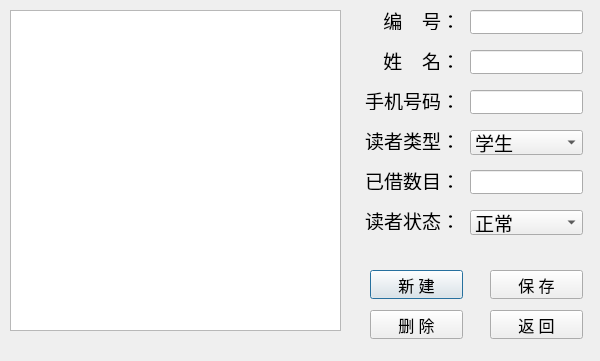
<?xml version="1.0" encoding="UTF-8"?>
<ui version="4.0">
 <class>ReaderAccountDialog</class>
 <widget class="QDialog" name="ReaderAccountDialog">
  <property name="geometry">
   <rect>
    <x>0</x>
    <y>0</y>
    <width>600</width>
    <height>361</height>
   </rect>
  </property>
  <property name="windowTitle">
   <string>Dialog</string>
  </property>
  <widget class="QLineEdit" name="id_edt">
   <property name="geometry">
    <rect>
     <x>470</x>
     <y>10</y>
     <width>113</width>
     <height>24</height>
    </rect>
   </property>
   <property name="font">
    <font>
     <family>思源黑体</family>
     <pointsize>14</pointsize>
    </font>
   </property>
   <property name="readOnly">
    <bool>true</bool>
   </property>
  </widget>
  <widget class="QLabel" name="id_lbl">
   <property name="geometry">
    <rect>
     <x>360</x>
     <y>10</y>
     <width>100</width>
     <height>20</height>
    </rect>
   </property>
   <property name="font">
    <font>
     <family>思源黑体</family>
     <pointsize>14</pointsize>
    </font>
   </property>
   <property name="text">
    <string>编    号：</string>
   </property>
   <property name="alignment">
    <set>Qt::AlignRight|Qt::AlignTrailing|Qt::AlignVCenter</set>
   </property>
  </widget>
  <widget class="QLabel" name="name_lbl">
   <property name="geometry">
    <rect>
     <x>360</x>
     <y>50</y>
     <width>100</width>
     <height>20</height>
    </rect>
   </property>
   <property name="font">
    <font>
     <family>思源黑体</family>
     <pointsize>14</pointsize>
    </font>
   </property>
   <property name="text">
    <string>姓    名：</string>
   </property>
   <property name="alignment">
    <set>Qt::AlignRight|Qt::AlignTrailing|Qt::AlignVCenter</set>
   </property>
  </widget>
  <widget class="QLabel" name="phone_lbl">
   <property name="geometry">
    <rect>
     <x>360</x>
     <y>90</y>
     <width>100</width>
     <height>20</height>
    </rect>
   </property>
   <property name="font">
    <font>
     <family>思源黑体</family>
     <pointsize>14</pointsize>
    </font>
   </property>
   <property name="text">
    <string>手机号码：</string>
   </property>
   <property name="alignment">
    <set>Qt::AlignRight|Qt::AlignTrailing|Qt::AlignVCenter</set>
   </property>
  </widget>
  <widget class="QLabel" name="type_lbl">
   <property name="geometry">
    <rect>
     <x>360</x>
     <y>130</y>
     <width>100</width>
     <height>20</height>
    </rect>
   </property>
   <property name="font">
    <font>
     <family>思源黑体</family>
     <pointsize>14</pointsize>
    </font>
   </property>
   <property name="text">
    <string>读者类型：</string>
   </property>
   <property name="alignment">
    <set>Qt::AlignRight|Qt::AlignTrailing|Qt::AlignVCenter</set>
   </property>
  </widget>
  <widget class="QLabel" name="stat_lbl">
   <property name="geometry">
    <rect>
     <x>360</x>
     <y>210</y>
     <width>100</width>
     <height>20</height>
    </rect>
   </property>
   <property name="font">
    <font>
     <family>思源黑体</family>
     <pointsize>14</pointsize>
    </font>
   </property>
   <property name="text">
    <string>读者状态：</string>
   </property>
   <property name="alignment">
    <set>Qt::AlignRight|Qt::AlignTrailing|Qt::AlignVCenter</set>
   </property>
  </widget>
  <widget class="QLabel" name="bowwow_num_lbl">
   <property name="geometry">
    <rect>
     <x>360</x>
     <y>170</y>
     <width>100</width>
     <height>20</height>
    </rect>
   </property>
   <property name="font">
    <font>
     <family>思源黑体</family>
     <pointsize>14</pointsize>
    </font>
   </property>
   <property name="text">
    <string>已借数目：</string>
   </property>
   <property name="alignment">
    <set>Qt::AlignRight|Qt::AlignTrailing|Qt::AlignVCenter</set>
   </property>
  </widget>
  <widget class="QLineEdit" name="name_edt">
   <property name="geometry">
    <rect>
     <x>470</x>
     <y>50</y>
     <width>113</width>
     <height>24</height>
    </rect>
   </property>
   <property name="font">
    <font>
     <family>思源黑体</family>
     <pointsize>14</pointsize>
    </font>
   </property>
  </widget>
  <widget class="QLineEdit" name="phone_edt">
   <property name="geometry">
    <rect>
     <x>470</x>
     <y>90</y>
     <width>113</width>
     <height>24</height>
    </rect>
   </property>
   <property name="font">
    <font>
     <family>思源黑体</family>
     <pointsize>14</pointsize>
    </font>
   </property>
  </widget>
  <widget class="QLineEdit" name="borrow_num_edt">
   <property name="geometry">
    <rect>
     <x>470</x>
     <y>170</y>
     <width>113</width>
     <height>24</height>
    </rect>
   </property>
   <property name="font">
    <font>
     <family>思源黑体</family>
     <pointsize>14</pointsize>
    </font>
   </property>
   <property name="readOnly">
    <bool>true</bool>
   </property>
  </widget>
  <widget class="QComboBox" name="type_cbox">
   <property name="geometry">
    <rect>
     <x>470</x>
     <y>130</y>
     <width>113</width>
     <height>25</height>
    </rect>
   </property>
   <property name="font">
    <font>
     <family>思源黑体</family>
     <pointsize>14</pointsize>
    </font>
   </property>
   <item>
    <property name="text">
     <string>学生</string>
    </property>
   </item>
   <item>
    <property name="text">
     <string>教师</string>
    </property>
   </item>
   <item>
    <property name="text">
     <string>外来</string>
    </property>
   </item>
  </widget>
  <widget class="QComboBox" name="stat_edt">
   <property name="geometry">
    <rect>
     <x>470</x>
     <y>210</y>
     <width>113</width>
     <height>25</height>
    </rect>
   </property>
   <property name="font">
    <font>
     <family>思源黑体</family>
     <pointsize>14</pointsize>
    </font>
   </property>
   <item>
    <property name="text">
     <string>正常</string>
    </property>
   </item>
   <item>
    <property name="text">
     <string>限制</string>
    </property>
   </item>
  </widget>
  <widget class="QPushButton" name="new_btn">
   <property name="geometry">
    <rect>
     <x>370</x>
     <y>270</y>
     <width>93</width>
     <height>29</height>
    </rect>
   </property>
   <property name="font">
    <font>
     <family>思源黑体</family>
     <pointsize>12</pointsize>
    </font>
   </property>
   <property name="text">
    <string>新 建</string>
   </property>
  </widget>
  <widget class="QPushButton" name="change_btn">
   <property name="geometry">
    <rect>
     <x>490</x>
     <y>270</y>
     <width>93</width>
     <height>29</height>
    </rect>
   </property>
   <property name="font">
    <font>
     <family>思源黑体</family>
     <pointsize>12</pointsize>
    </font>
   </property>
   <property name="text">
    <string>保 存</string>
   </property>
  </widget>
  <widget class="QPushButton" name="del_btn">
   <property name="geometry">
    <rect>
     <x>370</x>
     <y>310</y>
     <width>93</width>
     <height>29</height>
    </rect>
   </property>
   <property name="font">
    <font>
     <family>思源黑体</family>
     <pointsize>12</pointsize>
    </font>
   </property>
   <property name="text">
    <string>删 除</string>
   </property>
  </widget>
  <widget class="QPushButton" name="back_btn">
   <property name="geometry">
    <rect>
     <x>490</x>
     <y>310</y>
     <width>93</width>
     <height>29</height>
    </rect>
   </property>
   <property name="font">
    <font>
     <family>思源黑体</family>
     <pointsize>12</pointsize>
    </font>
   </property>
   <property name="text">
    <string>返 回</string>
   </property>
  </widget>
  <widget class="QTableView" name="acc_tbl">
   <property name="geometry">
    <rect>
     <x>10</x>
     <y>10</y>
     <width>331</width>
     <height>321</height>
    </rect>
   </property>
  </widget>
 </widget>
 <resources/>
 <connections/>
</ui>
